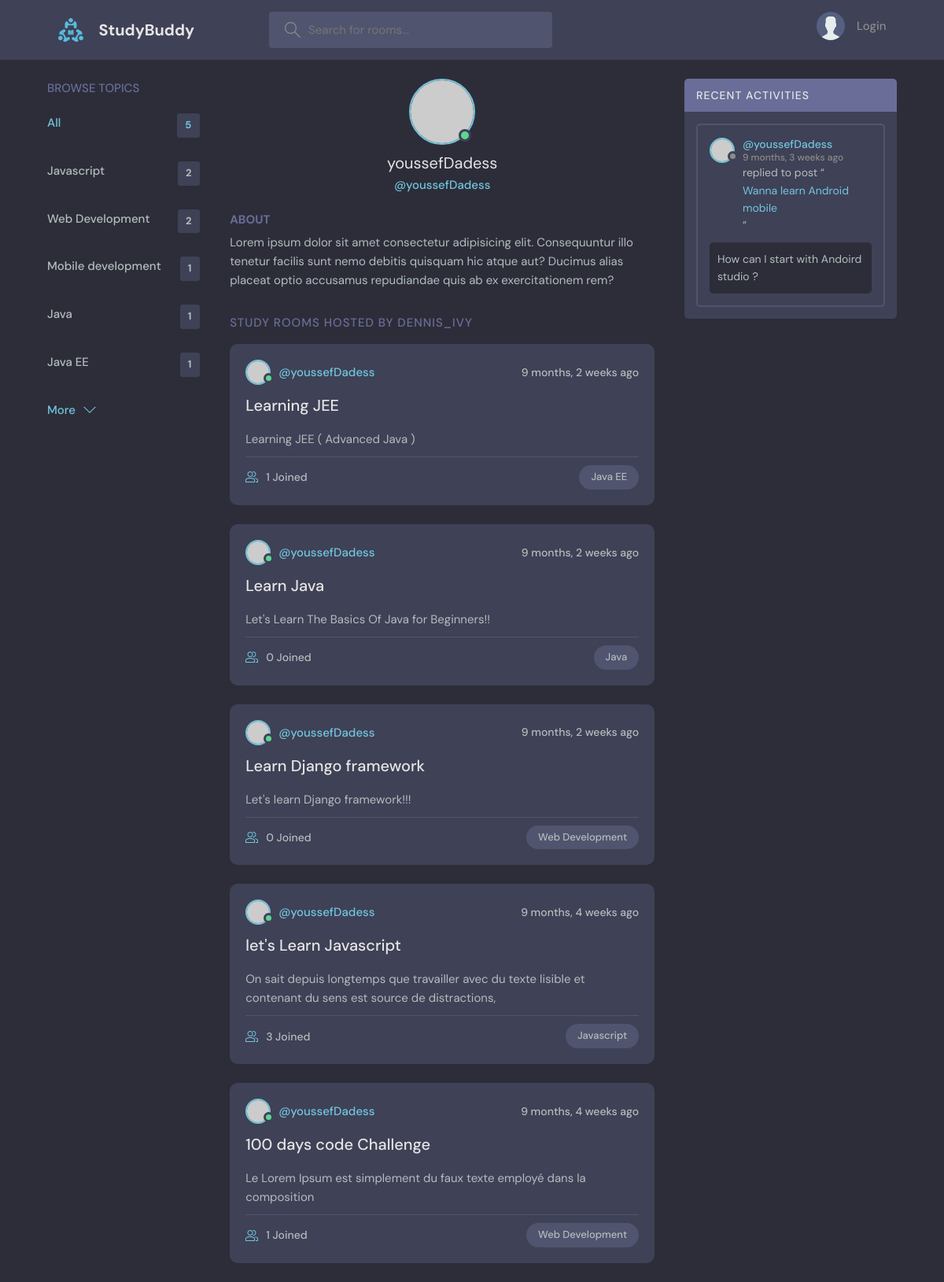
Page /profile/1/ on the committed database.
### base/models.py (models this page shows, shortened)
class Topic(models.Model):
    name = models.CharField(max_length=200)

class Room(models.Model):
    host =  models.ForeignKey(User, on_delete=models.SET_NULL, null=True)
    topic = models.ForeignKey(Topic, on_delete=models.SET_NULL, null=True)
    name = models.CharField(max_length=200)
    description = models.TextField(null=True, blank=True)
    participants = models.ManyToManyField(User, related_name='participants', blank=True)
    updated = models.DateTimeField(auto_now=True)
    created = models.DateTimeField(auto_now_add=True)
    class Meta:
        ordering = ['-updated', '-created']
    def __str__(self):
        return self.name

class Message(models.Model):
    user = models.ForeignKey(User, on_delete=models.CASCADE)
    room = models.ForeignKey(Room, on_delete=models.CASCADE)
    body = models.TextField()
    updated = models.DateTimeField(auto_now=True)
    created = models.DateTimeField(auto_now_add=True)
    class Meta:
        ordering = ['-updated', '-created']

### base/views.py (the view)
# urls.py: path('profile/<str:pk>/', views.userProfile, name="user-profile"),
def userProfile(request, pk):
    user = User.objects.get(id=pk)
    rooms = user.room_set.all()
    room_messages = user.message_set.all()
    topics = Topic.objects.all()
    context = {'user': user, 'rooms':rooms, 'room_messages':room_messages, 'topics':topics}
    return render(request, 'base/profile.html', context)

### base/templates/base/profile.html (shortened to what this page needs)
{% extends 'main.html' %}
{% block content %}
  <main class="profile-page layout layout--3">
    <div class="container">
      {% include 'base/topics_components.html' %}
      <div class="roomList">
        <div class="profile">
          <div class="profile__avatar">
            <div class="avatar avatar--large active">
              <img src="https://randomuser.me/api/portraits/men/11.jpg" />
            </div>
          </div>
          <div class="profile__info">
            <h3>{{user.username}}</h3>
            <p>@{{user.username}}</p>
          </div>
          <div class="profile__about">
            <h3>About</h3>
            <p>
              Lorem ipsum dolor sit amet consectetur adipisicing elit. Consequuntur illo tenetur
              facilis sunt nemo debitis quisquam hic atque aut? Ducimus alias placeat optio
              accusamus repudiandae quis ab ex exercitationem rem?
            </p>
          </div>
        </div>
        <div class="roomList__header">
          <div>
            <h2>Study Rooms Hosted by dennis_ivy</a>
            </h2>
          </div>
        </div>
          {% include 'base/feed_component.html' %}
      </div>
          {% include 'base/activity_component.html' %}
    </div>
  </main>
{% endblock content %}

### templates/main.html (shortened to what this page needs)
<!DOCTYPE html>
{% load static %}
<html lang="en">
  <head>
    <link rel="stylesheet" type="text/css" media="screen" href="{% static 'styles/style.css' %}" />
  </head>
  <body>
    {% include 'navbar.html' %}
    {% block content %}
    {% endblock %}
  </body>
</html>

### templates/navbar.html (shortened to what this page needs)
{% load static %}
<header class="header header--loggedIn">
  <div class="container">
    <a href="{% url 'home' %}" class="header__logo">
      <img src="{% static 'images/logo.svg' %}" />
      <h1>StudyBuddy</h1>
    </a>
    <form class="header__search" method="GET" action="{% url 'home' %}">
      <label>
        <input name="q" placeholder="Search for rooms..." />
      </label>
    </form>
    <nav class="header__menu">
      {% if request.user.is_authenticated %}
      <div class="header__user">
        <a href="{% url 'user-profile' user.id %}">
          <div class="avatar avatar--medium active">
            <img src="https://randomuser.me/api/portraits/men/37.jpg" />
          </div>
          <p>{{request.user.username}} <span>@{{request.user.username}}</span></p>
        </a>
        <button class="dropdown-button">
          <svg version="1.1" xmlns="http://www.w3.org/2000/svg" width="32" height="32" viewBox="0 0 32 32">
            <title>chevron-down</title>
            <path d="M16 21l-13-13h-3l16 16 16-16h-3l-13 13z"></path>
          </svg>
        </button>
      </div>
      {% else %}
        <a href="{% url 'login' %}">
        <img src="{% static 'images/avatar.svg' %}" />
        <p>Login</p>
      </a>
      {% endif %}
    </nav>
  </div>
</header>

### base/templates/base/topics_components.html
<div class="topics">
    <div class="topics__header">
      <h2>Browse Topics</h2>
    </div>
    <ul class="topics__list">
      <li>
        <a href="{% url 'home' %}" class="active">All <span>{{topics.count}}</span></a>
      </li>
      {% for topic in topics %}
      <li>
        <a  href="{% url 'home' %}?q={{topic.name}}" >{{topic.name}} <span>{{topic.room_set.all.count}}</span></a>
     </li>
     {% endfor %}
    </ul>
    <a class="btn btn--link" href="{% url 'topics' %}">
      More
      <svg version="1.1" xmlns="http://www.w3.org/2000/svg" width="32" height="32" viewBox="0 0 32 32">
        <title>chevron-down</title>
        <path d="M16 21l-13-13h-3l16 16 16-16h-3l-13 13z"></path>
      </svg>
    </a>
</div>

### base/templates/base/feed_component.html (shortened to what this page needs)
{% for room in rooms %}
<div class="roomListRoom">
    <div class="roomListRoom__header">
      <a href="{% url 'user-profile' room.host.id %}" class="roomListRoom__author">
        <div class="avatar avatar--small active">
          <img src="https://randomuser.me/api/portraits/men/11.jpg" />
        </div>
        <span>@{{room.host.username}}</span>
      </a>
      <div class="roomListRoom__actions">
        <span>{{room.created|timesince}} ago</span>
      </div>
    </div>
    <div class="roomListRoom__content">
      <a href="{% url 'room' room.id %}">{{room.name}}</a>
      <p>
        {{room.description}}
      </p>
    </div>
    <div class="roomListRoom__meta">
      <a class="roomListRoom__joined">
        {{room.participants.all.count}} Joined
      </a>
      <p class="roomListRoom__topic">{{room.topic.name}}</p>
    </div>
</div>
{% endfor %}

### base/templates/base/activity_component.html (shortened to what this page needs)
<div class="activities">
    <div class="activities__header">
      <h2>Recent Activities</h2>
    </div>
    {% for message in room_messages %}
    <div class="activities__box">
      <div class="activities__boxHeader roomListRoom__header">
        <a href="{% url 'user-profile' message.user.id %}" class="roomListRoom__author">
          <div class="avatar avatar--small">
            <img src="https://randomuser.me/api/portraits/women/11.jpg" />
          </div>
          <p>
            @{{message.user}}
            <span>{{message.created|timesince}} ago</span>
          </p>
        </a>
      </div>
      <div class="activities__boxContent">
        <p>replied to post “<a href="{% url 'room' message.room.id %}">{{message.room}}</a>”</p>
        <div class="activities__boxRoomContent">
         {{message.body}}
        </div>
      </div>
    </div>
    {% endfor %}
  </div>

### rows in the picture
Topic: name "Javascript", room_set.all.count "2"
Topic: name "Web Development", room_set.all.count "2"
Topic: name "Mobile development", room_set.all.count "1"
Topic: name "Java", room_set.all.count "1"
Topic: name "Java EE", room_set.all.count "1"
Room: host.username "youssefDadess", created "9 months, 2 weeks", name "Learning JEE", description "Learning JEE ( Advanced Java )", participants.all.count "1", topic.name "Java EE"
Room: host.username "youssefDadess", created "9 months, 2 weeks", name "Learn Java", description "Let's Learn The Basics Of Java for Beginners!!", participants.all.count "0", topic.name "Java"
Room: host.username "youssefDadess", created "9 months, 2 weeks", name "Learn Django framework", description "Let's learn Django framework!!!", participants.all.count "0", topic.name "Web Development"
Room: host.username "youssefDadess", created "9 months, 4 weeks", name "let's Learn Javascript", description "On sait depuis longtemps que travailler avec du texte lisible et contenant du sens est source de distractions,", participants.all.count "3", topic.name "Javascript"
Room: host.username "youssefDadess", created "9 months, 4 weeks", name "100 days code Challenge", description "Le Lorem Ipsum est simplement du faux texte employé dans la composition", participants.all.count "1", topic.name "Web Development"
Message: user "youssefDadess", created "9 months, 3 weeks", room "Wanna learn Android mobile", body "How can I start with Andoird studio ?"

### other values in the picture
{{ topics.count }} "5"
{{ user.username }} "youssefDadess"
